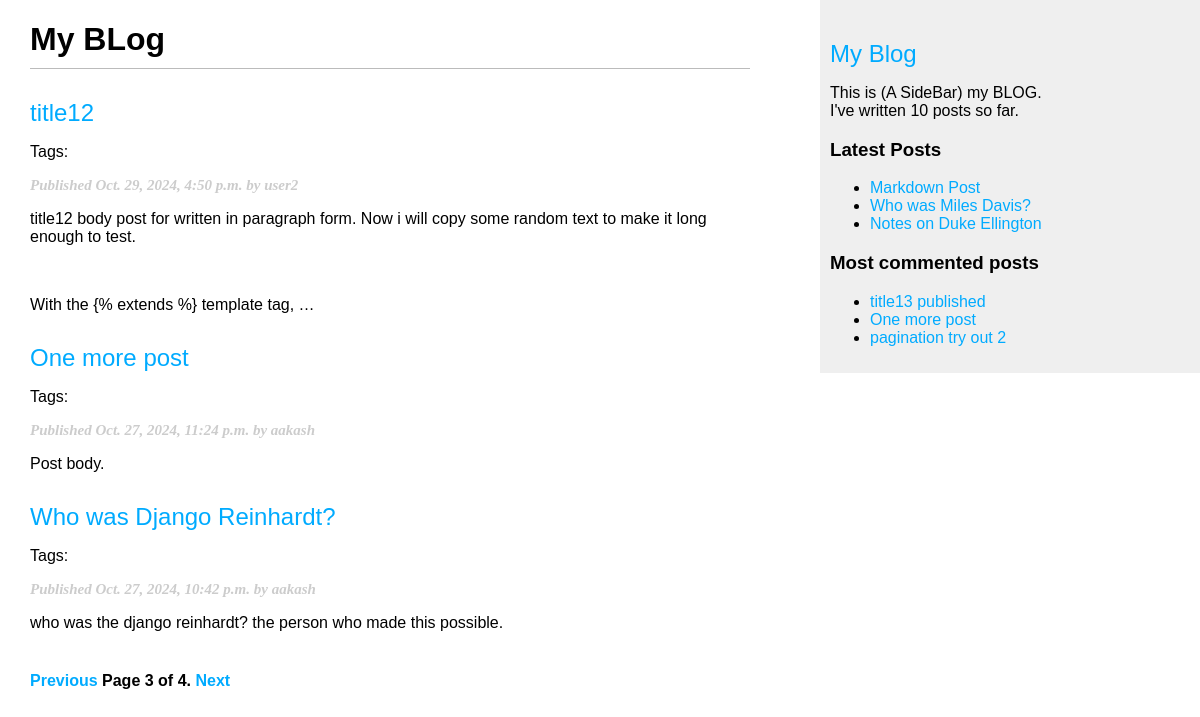
Page /blog/?page=3 on the committed database.
### blog/models.py (models this page shows, shortened)
class Post(models.Model):
    class Status(models.TextChoices):
        DRAFT = 'DF', 'Draft'
        PUBLISHED = 'Pb', 'Published'
    title = models.CharField(max_length=250)
    slug = models.SlugField(
        max_length=250,
        unique_for_date='publish'
    )
    author = models.ForeignKey(settings.AUTH_USER_MODEL, on_delete=models.CASCADE, related_name='blog_posts')
    body = models.TextField()
    publish = models.DateTimeField(default=timezone.now)
    created_on = models.DateTimeField(auto_now_add=True)
    updated_on = models.DateTimeField(auto_now=True)
    status = models.CharField(
        max_length=2,
        choices=Status,
        default=Status.DRAFT
    )
    objects = models.Manager()  # The default manager.
    published = PublishedManager()  # Our custom manager
    class Meta:
        ordering = ['-publish']
        indexes = [
            models.Index(fields=['-publish']),
        ]
    tags = TaggableManager()
    def get_absolute_url(self):
        return reverse('blog:post_detail', args=[
            self.publish.year,
            self.publish.month,
            self.publish.day,
            self.slug
        ]
                       )

### blog/views.py (the view)
# urls.py: path('', views.post_list, name='post_list'),
def post_list(request, tag_slug=None):
    published_list = Post.published.all()
    tag = None
    if tag_slug:
        tag = get_object_or_404(Tag, slug=tag_slug)
        published_list = published_list.filter(tags__in=[tag])
    paginator = Paginator(published_list, 3)
    page_number = request.GET.get('page', 1)
    try:
        posts = paginator.page(page_number)
    except (EmptyPage, PageNotAnInteger) as e:
        if isinstance(e, PageNotAnInteger):
            posts = paginator.page(1)
        else:
            posts = paginator.page(paginator.num_pages)
    return render(
        request,
        'blog/post/list.html',
        {
            'posts': posts,
            'tag': tag,
        }
    )

### blog/models.py (called while the page is built)
    def get_queryset(self):
        return (
            super().get_queryset().filter(status=Post.Status.PUBLISHED)
        )

### blog/templatetags/blog_tags.py (called while the page is built)
@register.simple_tag
def total_posts():
    return Post.published.count()

@register.inclusion_tag('blog/post/latest_posts.html')
def show_latest_posts(count=5):
    latest_posts = Post.published.order_by('-publish')[:count]
    return {'latest_posts': latest_posts}

@register.simple_tag
def get_most_commented_posts(count=5):
    return Post.published.annotate(
        total_comments=Count('comments')
    ).order_by('-total_comments')[:count]

@register.filter(name='markdown')
def markdown_format(text):
    return mark_safe(markdown.markdown(text))

### blog/templates/blog/post/list.html (shortened to what this page needs)
{% extends "blog/base.html" %}
{% load blog_tags %}
{% block content %}
    <h1>My BLog</h1>
    {% for post in posts %}
        <h2>
            <a href="{{ post.get_absolute_url }}">
                {{ post.title }}
            </a>
        </h2>
        <p class="tags">
            Tags:
        </p>
        <p class="date">
            Published {{ post.publish }} by {{ post.author }}
        </p>
        {{ post.body|markdown|truncatewords_html:30|linebreaks }}
    {% endfor %}
    {% include "pagination.html" with page=posts %}
{% endblock %}

### blog/templates/blog/base.html (shortened to what this page needs)
{% load blog_tags %}
{% load static %}
<!DOCTYPE html>
<html lang="eng">
<head>
    <link href="{% static "css/blog.css" %}" rel="stylesheet">
</head>
<body>
    <div id="content">
        {% block content %}
        {% endblock %}
    </div>
    <div id="sidebar">
        <a href="{% url 'blog:post_list' %}"><h2>My Blog </h2></a>
        <p>
            This is (A SideBar) my BLOG. <br>
            I've written {% total_posts %} posts so far.
        </p>
        <h3>Latest Posts</h3>
        {% show_latest_posts 3 %}
        <h3>Most commented posts</h3>
        {% get_most_commented_posts 3 as most_commented_posts %}
        <ul>
            {% for post in most_commented_posts %}
                <li>
                    <a href="{{ post.get_absolute_url }}">{{ post.title }}</a>
                </li>
            {% endfor %}
        </ul>
    </div>
</body>
</html>

### blog/templates/blog/post/latest_posts.html
<ul>
    {% for post in latest_posts %}
        <li>
            <a href="{{ post.get_absolute_url }}"> {{ post.title }}</a>
        </li>
    {% endfor %}
</ul>

### blog/static/css/blog.css (style rules this page uses)
body { margin:0; padding:0; font-family:helvetica, sans-serif; }
a { color:#00abff; text-decoration:none; }
h1 { font-weight:bolder; border-bottom:1px solid #bbb; padding:0 0 10px 0; }
h2 { font-weight:normal; margin:30px 0 0; }
#content { float:left; width:60%; padding:0 0 0 30px; }
#sidebar { float:right; width:30%; padding:10px; background:#efefef; height:100%; }
p.date { color:#ccc; font-family: georgia, serif; font-size: 15px; font-weight: bolder; font-style: italic; }

### rows in the picture
Post: title "title12", publish "Oct. 29, 2024, 4:50 p.m.", author "user2", body "title12 body post for written in paragraph form. Now i will copy some random text to make it long enough to test. With the {% extends %} template tag, …"
Post: title "One more post", publish "Oct. 27, 2024, 11:24 p.m.", author "aakash", body "Post body."
Post: title "Who was Django Reinhardt?", publish "Oct. 27, 2024, 10:42 p.m.", author "aakash", body "who was the django reinhardt? the person who made this possible."
Post: title "Markdown Post"
Post: title "Who was Miles Davis?"
Post: title "Notes on Duke Ellington"
Post: title "title13 published"
Post: title "pagination try out 2"

### other values in the picture
{{ page.number }} "3"
{{ page.paginator.num_pages }} "4"
